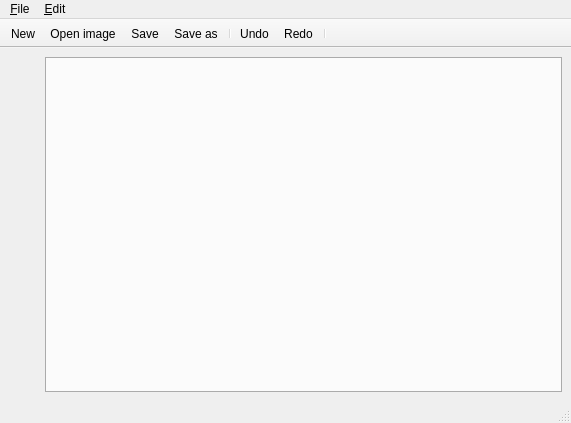
<?xml version="1.0" encoding="UTF-8"?>
<ui version="4.0">
 <class>MainWindow</class>
 <widget class="QMainWindow" name="MainWindow">
  <property name="geometry">
   <rect>
    <x>0</x>
    <y>0</y>
    <width>571</width>
    <height>423</height>
   </rect>
  </property>
  <property name="windowTitle">
   <string>LSPaint</string>
  </property>
  <widget class="QWidget" name="centralwidget">
   <layout class="QHBoxLayout" name="horizontalLayout">
    <item>
     <widget class="SideBar" name="sidebar" native="true">
      <property name="sizePolicy">
       <sizepolicy hsizetype="Fixed" vsizetype="Minimum">
        <horstretch>0</horstretch>
        <verstretch>0</verstretch>
       </sizepolicy>
      </property>
      <property name="minimumSize">
       <size>
        <width>30</width>
        <height>60</height>
       </size>
      </property>
      <property name="maximumSize">
       <size>
        <width>16777215</width>
        <height>16777215</height>
       </size>
      </property>
     </widget>
    </item>
    <item>
     <widget class="QTabWidget" name="editor">
      <property name="sizePolicy">
       <sizepolicy hsizetype="Expanding" vsizetype="Expanding">
        <horstretch>0</horstretch>
        <verstretch>0</verstretch>
       </sizepolicy>
      </property>
      <property name="minimumSize">
       <size>
        <width>60</width>
        <height>60</height>
       </size>
      </property>
      <property name="tabPosition">
       <enum>QTabWidget::South</enum>
      </property>
      <property name="iconSize">
       <size>
        <width>32</width>
        <height>32</height>
       </size>
      </property>
     </widget>
    </item>
   </layout>
  </widget>
  <widget class="QMenuBar" name="menubar">
   <property name="geometry">
    <rect>
     <x>0</x>
     <y>0</y>
     <width>571</width>
     <height>27</height>
    </rect>
   </property>
   <widget class="QMenu" name="menu_File">
    <property name="title">
     <string>&amp;File</string>
    </property>
    <addaction name="action_New"/>
    <addaction name="action_Open"/>
    <addaction name="action_Save"/>
    <addaction name="actionSave_as"/>
    <addaction name="separator"/>
    <addaction name="action_Close"/>
    <addaction name="actionQuit"/>
   </widget>
   <widget class="QMenu" name="menuEdit">
    <property name="title">
     <string>&amp;Edit</string>
    </property>
    <addaction name="action_Undo"/>
    <addaction name="action_Redo"/>
    <addaction name="separator"/>
    <addaction name="actionCut"/>
    <addaction name="action_Copy"/>
    <addaction name="action_Paste"/>
    <addaction name="separator"/>
   </widget>
   <addaction name="menu_File"/>
   <addaction name="menuEdit"/>
  </widget>
  <widget class="QStatusBar" name="statusbar"/>
  <widget class="QToolBar" name="toolBar">
   <property name="windowTitle">
    <string>toolBar</string>
   </property>
   <property name="movable">
    <bool>false</bool>
   </property>
   <attribute name="toolBarArea">
    <enum>TopToolBarArea</enum>
   </attribute>
   <attribute name="toolBarBreak">
    <bool>false</bool>
   </attribute>
   <addaction name="action_New"/>
   <addaction name="action_Open"/>
   <addaction name="action_Save"/>
   <addaction name="actionSave_as"/>
   <addaction name="separator"/>
   <addaction name="action_Undo"/>
   <addaction name="action_Redo"/>
   <addaction name="separator"/>
  </widget>
  <action name="action_New">
   <property name="icon">
    <iconset theme="document-new">
     <normaloff/>
    </iconset>
   </property>
   <property name="text">
    <string>&amp;New</string>
   </property>
  </action>
  <action name="action_Open">
   <property name="icon">
    <iconset theme="document-open">
     <normaloff/>
    </iconset>
   </property>
   <property name="text">
    <string>&amp;Open image...</string>
   </property>
  </action>
  <action name="action_Save">
   <property name="icon">
    <iconset theme="document-save">
     <normaloff/>
    </iconset>
   </property>
   <property name="text">
    <string>&amp;Save</string>
   </property>
  </action>
  <action name="actionSave_as">
   <property name="icon">
    <iconset theme="document-save-as">
     <normaloff/>
    </iconset>
   </property>
   <property name="text">
    <string>Save &amp;as...</string>
   </property>
  </action>
  <action name="actionQuit">
   <property name="icon">
    <iconset theme="application-exit">
     <normaloff/>
    </iconset>
   </property>
   <property name="text">
    <string>Quit</string>
   </property>
  </action>
  <action name="action_Undo">
   <property name="icon">
    <iconset theme="edit-undo">
     <normaloff/>
    </iconset>
   </property>
   <property name="text">
    <string>&amp;Undo</string>
   </property>
  </action>
  <action name="action_Redo">
   <property name="icon">
    <iconset theme="edit-redo">
     <normaloff/>
    </iconset>
   </property>
   <property name="text">
    <string>&amp;Redo</string>
   </property>
  </action>
  <action name="actionCut">
   <property name="icon">
    <iconset theme="edit-cut">
     <normaloff/>
    </iconset>
   </property>
   <property name="text">
    <string>Cut</string>
   </property>
  </action>
  <action name="action_Copy">
   <property name="icon">
    <iconset theme="edit-copy">
     <normaloff/>
    </iconset>
   </property>
   <property name="text">
    <string>&amp;Copy</string>
   </property>
  </action>
  <action name="action_Paste">
   <property name="icon">
    <iconset theme="edit-paste">
     <normaloff/>
    </iconset>
   </property>
   <property name="text">
    <string>&amp;Paste</string>
   </property>
  </action>
  <action name="action_Close">
   <property name="icon">
    <iconset theme="window-close"/>
   </property>
   <property name="text">
    <string>&amp;Close</string>
   </property>
  </action>
 </widget>
 <customwidgets>
  <customwidget>
   <class>SideBar</class>
   <extends>QWidget</extends>
   <header>sidebar.h</header>
   <container>1</container>
  </customwidget>
 </customwidgets>
 <resources/>
 <connections/>
</ui>
